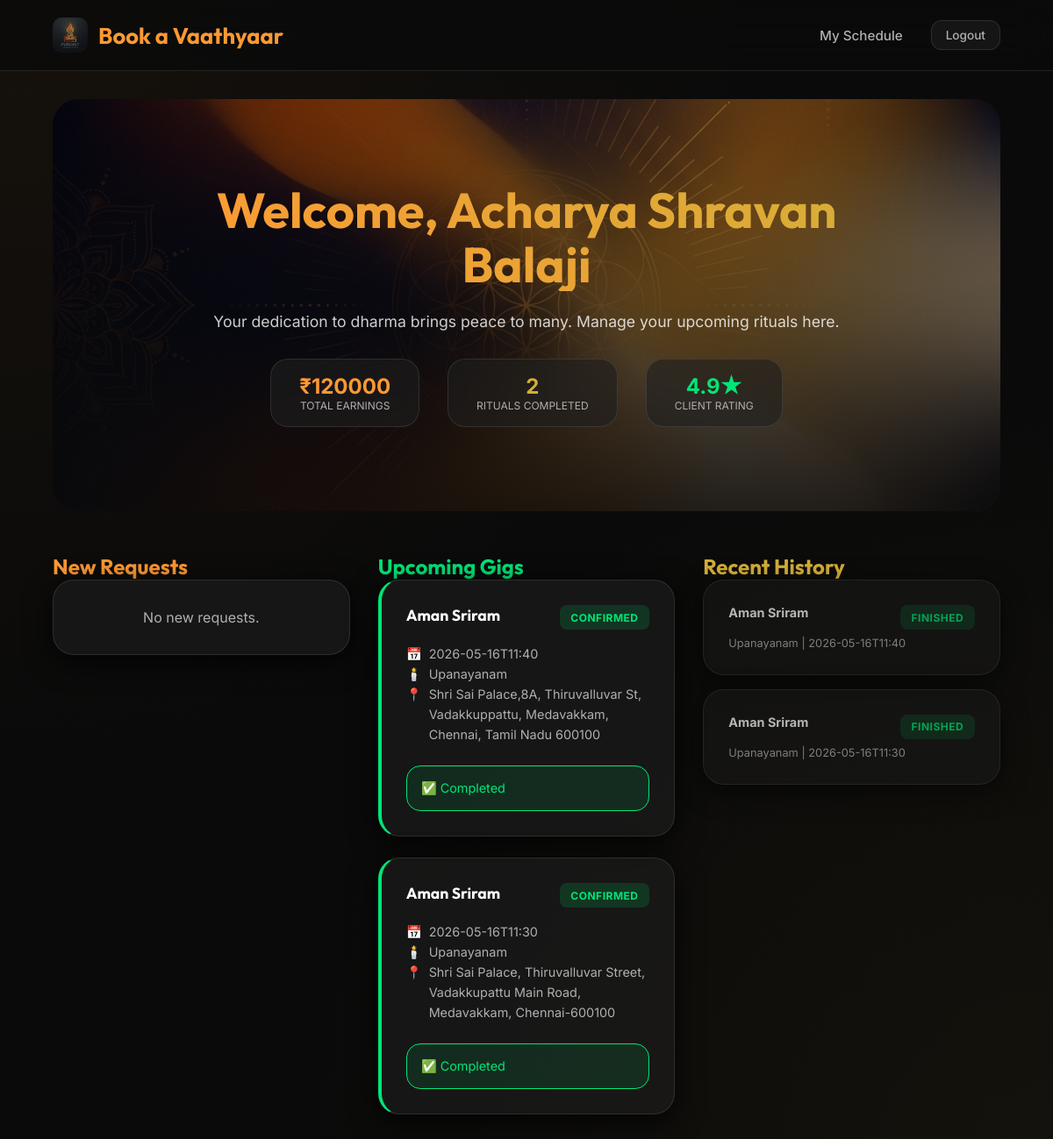
Page /priest_dashboard (signed in) on the committed database.
### models.py (models this page shows)
class User(UserMixin, db.Model):
    id = db.Column(db.Integer, primary_key=True)
    role = db.Column(db.String(20), nullable=False) # 'normal' or 'priest'
    name = db.Column(db.String(100), nullable=False)
    email = db.Column(db.String(100), unique=True, nullable=False)
    password_hash = db.Column(db.String(255), nullable=False)
    gotra = db.Column(db.String(50))
    sutra = db.Column(db.String(50))
    veda = db.Column(db.String(50))
    gender = db.Column(db.String(20))
    latitude = db.Column(db.Float)
    longitude = db.Column(db.Float)
    functions_rituals = db.Column(db.Text) # comma separated list string for simplicity

class Booking(db.Model):
    id = db.Column(db.Integer, primary_key=True)
    normal_user_id = db.Column(db.Integer, db.ForeignKey('user.id'), nullable=False)
    priest_id = db.Column(db.Integer, db.ForeignKey('user.id'), nullable=False)
    date = db.Column(db.String(20), nullable=False) # Store as string YYYY-MM-DD for simplicity
    location_address = db.Column(db.String(255), nullable=False)
    ritual = db.Column(db.String(100), nullable=False)
    amount = db.Column(db.Float, nullable=False)
    status = db.Column(db.String(20), default='awaiting') # 'awaiting', 'confirmed', 'rejected'
    otp = db.Column(db.String(10))
    tracking_status = db.Column(db.String(20), default='not_started') # 'not_started', 'started', 'reached', 'verified'
    priest_lat = db.Column(db.Float, nullable=True)
    priest_lng = db.Column(db.Float, nullable=True)
    is_finished = db.Column(db.Boolean, default=False)
    rating = db.Column(db.Integer, nullable=True) # 1-5 Optional
    review_comment = db.Column(db.Text, nullable=True)
    created_at = db.Column(db.DateTime, default=datetime.utcnow)
    normal_user = db.relationship('User', foreign_keys=[normal_user_id], backref='my_bookings')
    priest = db.relationship('User', foreign_keys=[priest_id], backref='my_gigs')

### app.py (the view)
@app.route('/priest_dashboard')
@login_required
def priest_dashboard():
    if current_user.role != 'priest': return redirect(url_for('index'))
    bookings = Booking.query.filter_by(priest_id=current_user.id).order_by(Booking.created_at.desc()).all()
    return render_template('priest_dashboard.html', bookings=bookings)

### app.py (called while the page is built)
@login_manager.user_loader
def load_user(user_id):
    return User.query.get(int(user_id))

### templates/priest_dashboard.html (shortened to what this page needs)
{% extends 'base.html' %}
{% block content %}
<div class="hero fade-in">
    <div class="hero-content">
        <h1>Welcome, Acharya {{ current_user.name }}</h1>
        <p style="color: rgba(255,255,255,0.8); font-size: 1.1rem; margin-bottom: 2rem;">Your dedication to dharma brings peace to many. Manage your upcoming rituals here.</p>
        <div style="display: flex; gap: 2rem; justify-content: center; margin-top: 2rem;">
            <div class="glass" style="padding: 1rem 2rem; text-align: center;">
                <div style="font-size: 1.5rem; font-weight: 700; color: var(--primary);">₹{{ bookings|selectattr('is_finished')|sum(attribute='amount')|int }}</div>
                <div style="font-size: 0.75rem; color: var(--text-muted); text-transform: uppercase;">Total Earnings</div>
            </div>
            <div class="glass" style="padding: 1rem 2rem; text-align: center;">
                <div style="font-size: 1.5rem; font-weight: 700; color: var(--accent);">{{ bookings|selectattr('is_finished')|list|length }}</div>
                <div style="font-size: 0.75rem; color: var(--text-muted); text-transform: uppercase;">Rituals Completed</div>
            </div>
            <div class="glass" style="padding: 1rem 2rem; text-align: center;">
                <div style="font-size: 1.5rem; font-weight: 700; color: var(--success);">4.9★</div>
                <div style="font-size: 0.75rem; color: var(--text-muted); text-transform: uppercase;">Client Rating</div>
            </div>
        </div>
    </div>
</div>
<div class="dashboard-grid">
    <div class="fade-in" style="animation-delay: 0.1s;">
        <h2 class="column-header" style="color: var(--primary);">New Requests</h2>
        {% for b in bookings if b.status == 'awaiting' %}
        <div class="card glass" style="margin-bottom: 1.5rem; border-left: 4px solid var(--primary);">
            <div style="display: flex; justify-content: space-between; align-items: flex-start; margin-bottom: 1rem;">
                <div>
                    <h3 style="margin: 0; font-size: 1.1rem;">{{ b.normal_user.name }}</h3>
                    <span class="badge badge-awaiting">Pending Approval</span>
                </div>
                <div style="text-align: right;">
                    <div style="font-weight: 700; color: var(--success); font-size: 1.2rem;">₹{{ b.amount }}</div>
                </div>
            </div>
            <div style="font-size: 0.9rem; color: var(--text-muted); line-height: 1.6; margin-bottom: 1.5rem;">
                <div style="display: flex; gap: 0.5rem;">📅 <span>{{ b.date }}</span></div>
                <div style="display: flex; gap: 0.5rem;">🕯️ <span>{{ b.ritual }}</span></div>
                <div style="display: flex; gap: 0.5rem;">📍 <span>{{ b.location_address }}</span></div>
            </div>
            <form method="POST" action="{{ url_for('update_booking_status', booking_id=b.id) }}" style="display: grid; grid-template-columns: 1fr 1fr; gap: 1rem;">
                <button type="submit" name="action" value="accept" class="btn btn-primary">Accept</button>
                <button type="submit" name="action" value="reject" class="btn btn-ghost">Decline</button>
            </form>
        </div>
        {% else %}
        <div class="card glass" style="text-align: center; padding: 2rem;">
            <p style="color: var(--text-muted);">No new requests.</p>
        </div>
        {% endfor %}
    </div>
    <div class="fade-in" style="animation-delay: 0.2s;">
        <h2 class="column-header" style="color: var(--success);">Upcoming Gigs</h2>
        {% for b in bookings if b.status == 'confirmed' %}
        <div class="card glass" style="margin-bottom: 1.5rem; border-left: 4px solid var(--success);">
            <div style="display: flex; justify-content: space-between; align-items: flex-start; margin-bottom: 1rem;">
                <h3 style="margin: 0; font-size: 1.1rem;">{{ b.normal_user.name }}</h3>
                <span class="badge badge-confirmed">Confirmed</span>
            </div>
            <div style="font-size: 0.9rem; color: var(--text-muted); line-height: 1.6; margin-bottom: 1.5rem;">
                <div style="display: flex; gap: 0.5rem;">📅 <span>{{ b.date }}</span></div>
                <div style="display: flex; gap: 0.5rem;">🕯️ <span>{{ b.ritual }}</span></div>
                <div style="display: flex; gap: 0.5rem;">📍 <span>{{ b.location_address }}</span></div>
            </div>
            {% if not b.is_finished %}
                <form method="POST" action="{{ url_for('track_booking', booking_id=b.id) }}">
                    {% if b.tracking_status == 'not_started' %}
                        <button type="submit" name="tracking_action" value="start" class="btn btn-primary" style="width: 100%; margin-bottom: 0.5rem;">
                            🚀 Start Journey
                        </button>
                        <button type="button" class="btn btn-ghost" style="width: 100%; color: var(--danger);" onclick="confirmReject('{{ b.id }}')">
                            Cancel Gig
                        </button>
                    {% elif b.tracking_status == 'started' %}
                        <button type="submit" name="tracking_action" value="reached" class="btn btn-primary" style="width: 100%;">
                            📍 I have Reached
                        </button>
                    {% elif b.tracking_status == 'reached' %}
                        <div class="form-group" style="margin-bottom: 0.5rem;">
                            <input type="text" name="otp" class="form-control" placeholder="Enter OTP from Client" required>
                        </div>
                        <button type="submit" name="tracking_action" value="verify_otp" class="btn btn-primary" style="width: 100%;">
                            ✨ Verify & Start Ritual
                        </button>
                    {% endif %}
                </form>
            {% elif b.tracking_status == 'verified' and not b.is_finished %}
                <div class="alert success" style="margin: 0; padding: 1rem; font-size: 0.9rem;">
                    🪔 Ritual in Progress...
                </div>
            {% else %}
                <div class="alert success" style="margin: 0; padding: 1rem; font-size: 0.9rem;">
                    ✅ Completed
                </div>
            {% endif %}
        </div>
        {% else %}
        <div class="card glass" style="text-align: center; padding: 2rem;">
            <p style="color: var(--text-muted);">No upcoming gigs.</p>
        </div>
        {% endfor %}
    </div>
    <div class="fade-in" style="animation-delay: 0.3s;">
        <h2 class="column-header" style="color: var(--accent);">Recent History</h2>
        {% for b in bookings if b.status in ['rejected', 'confirmed'] and (b.is_finished or b.status == 'rejected') %}
        <div class="card glass" style="margin-bottom: 1rem; opacity: 0.7;">
            <div style="display: flex; justify-content: space-between;">
                <strong style="font-size: 0.9rem;">{{ b.normal_user.name }}</strong>
                {% if b.status == 'rejected' %}
                    <span class="badge badge-rejected">Cancelled</span>
                {% else %}
                    <span class="badge badge-confirmed">Finished</span>
                {% endif %}
            </div>
            <p style="font-size: 0.8rem; color: var(--text-muted); margin-top: 0.5rem;">
                {{ b.ritual }} | {{ b.date }}
            </p>
        </div>
        {% else %}
        <div class="card glass" style="text-align: center; padding: 2rem;">
            <p style="color: var(--text-muted);">No history yet.</p>
        </div>
        {% endfor %}
    </div>
</div>
{% endblock %}

### static/css/style.css (style rules this page uses)
:root { --primary: #FF9933; --primary-hover: #E68A00; --accent: #D4AF37; --bg-dark: #0A0A0A; --bg-card: rgba(30, 30, 30, 0.6); --glass-border: rgba(255, 255, 255, 0.1); --text-main: #FFFFFF; --text-muted: #B0B0B0; --danger: #FF4D4D; --success: #00E676; --card-shadow: 0 8px 32px 0 rgba(0, 0, 0, 0.8); }
* { margin: 0; padding: 0; box-sizing: border-box; }
body { background-color: var(--bg-dark); background-image: radial-gradient(circle at 0% 0%, rgba(255, 153, 51, 0.05) 0%, transparent 50%), radial-gradient(circle at 100% 100%, rgba(212, 175, 55, 0.05) 0%, transparent 50%); color: var(--text-main); font-family: 'Inter', sans-serif; min-height: 100vh; display: flex; flex-direction: column; overflow-x: hidden; }
h1, h2, h3, .logo { font-family: 'Outfit', sans-serif; }
.glass { background: var(--bg-card); backdrop-filter: blur(12px); -webkit-backdrop-filter: blur(12px); border: 1px solid var(--glass-border); border-radius: 20px; }
.hero { position: relative; padding: 6rem 0; text-align: center; background: url('/static/images/hero_bg.png') no-repeat center center; background-size: cover; border-radius: 30px; margin-bottom: 3rem; overflow: hidden; }
.hero::before { content: ''; position: absolute; top: 0; left: 0; right: 0; bottom: 0; background: linear-gradient(to bottom, rgba(0,0,0,0.4), rgba(10,10,10,0.9)); }
.hero-content { position: relative; z-index: 1; max-width: 800px; margin: 0 auto; }
.hero h1 { font-size: 3.5rem; margin-bottom: 1.5rem; background: linear-gradient(45deg, var(--primary), var(--accent)); -webkit-background-clip: text; -webkit-text-fill-color: transparent; line-height: 1.1; }
.card { background: var(--bg-card); backdrop-filter: blur(10px); border-radius: 24px; padding: 1.75rem; border: 1px solid var(--glass-border); box-shadow: var(--card-shadow); transition: all 0.4s cubic-bezier(0.175, 0.885, 0.32, 1.275); }
.dashboard-grid { display: grid; grid-template-columns: repeat(auto-fill, minmax(320px, 1fr)); gap: 2rem; }
.badge { padding: 0.4rem 0.8rem; border-radius: 8px; font-size: 0.75rem; font-weight: 700; text-transform: uppercase; letter-spacing: 0.5px; }
.badge-confirmed { background: rgba(0, 230, 118, 0.15); color: var(--success); }
.alert { padding: 1.25rem; border-radius: 16px; margin-bottom: 1.5rem; display: flex; align-items: center; gap: 1rem; animation: slideDown 0.4s ease; }
.alert.success { background: rgba(0, 230, 118, 0.1); border: 1px solid var(--success); color: var(--success); }
.fade-in { animation: fadeIn 0.8s ease-out; }

### rows in the picture
User: name "Shravan Balaji"
Booking: normal_user.name "Aman Sriram", date "2026-05-16T11:40", ritual "Upanayanam", location_address "Shri Sai Palace,8A, Thiruvalluvar St, Vadakkuppattu, Medavakkam, Chennai, Tamil Nadu 600100", is_finished "✅ Completed", status "FINISHED"
Booking: normal_user.name "Aman Sriram", date "2026-05-16T11:30", ritual "Upanayanam", location_address "Shri Sai Palace, Thiruvalluvar Street, Vadakkupattu Main Road, Medavakkam, Chennai-600100", is_finished "✅ Completed", status "FINISHED"

### other values in the picture
{{ bookings|selectattr('is_finished')|sum(attribute='amount')|int }} "120000"
{{ bookings|selectattr('is_finished')|list|length }} "2"
